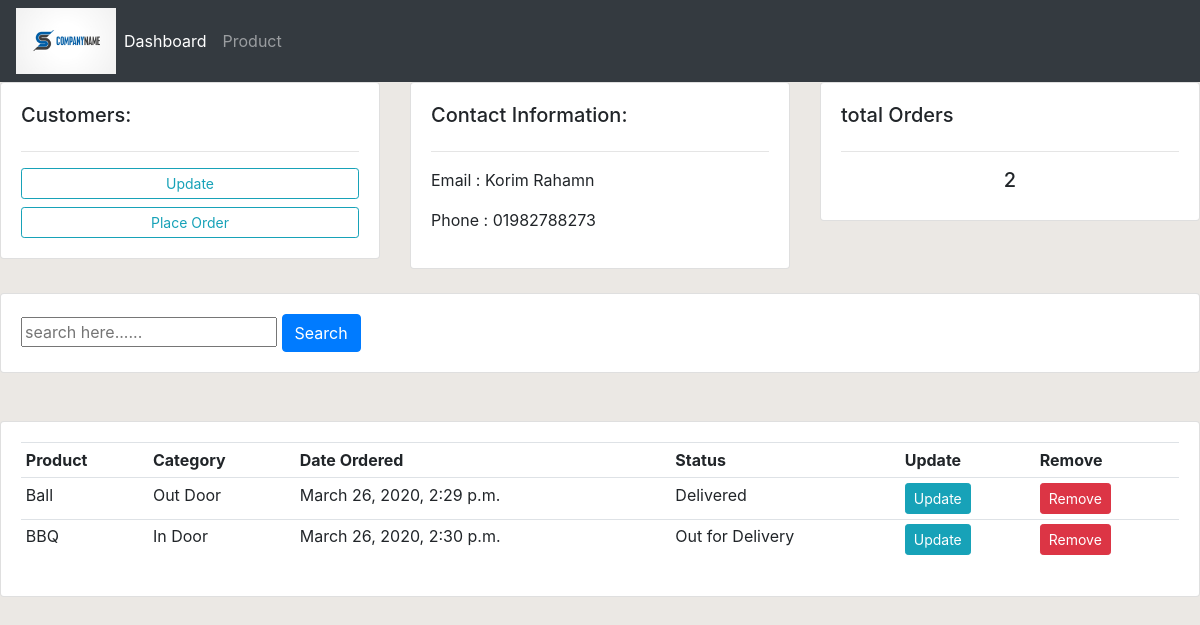
Screenshot of /customer/3 with the database file from the repository.
### accounts/models.py (models this page shows, shortened)
class Customer(models.Model):
    name = models.CharField(max_length=200, null= True)
    phone = models.CharField(max_length=200, null= True)
    email = models.CharField(max_length=200, null = True)
    date_created = models.DateTimeField(auto_now_add=True)

class Order(models.Model):
    STATUS = (
       ('Pending', 'Pending'),
        ('Out for Delivery', 'Out For Delivery'),
        ('Delivered',  'Delivered')
    )
    customer = models.ForeignKey(Customer, null= True, on_delete=models.SET_NULL)
    product = models.ForeignKey(Product, null = True, on_delete=models.SET_NULL)
    date_created = models.DateTimeField(auto_now_add=True, null = True)
    status = models.CharField(max_length=200, null= True, choices= STATUS)

class Product(models.Model):
    CATEGORY = (
        ('In Door', 'In Door'),
        ('Out Door', 'Out Door')
    )
    name = models.CharField(max_length=200, null= True)
    price =models.FloatField(null=True)
    category =models.CharField(max_length=200, null= True, choices= CATEGORY)
    description =models.CharField(max_length=200, null= True, blank = True)
    date_created =models.DateTimeField(auto_now_add=True, null = True)
    tag = models.ManyToManyField(Tag)
    def __str__(self):
        return self.name

### accounts/views.py (the view)
# urls.py: path('customer/<str:pk_test>', views.customer, name="customer"),
def customer(request, pk_test):
    customer = Customer.objects.get(id = pk_test)
    orders = customer.order_set.all()
    total_order = orders.count()
    context={'customer':customer, 'orders': orders, 'total_order':total_order}
    return render(request, 'accounts/customer.html', context)

### accounts/templates/accounts/customer.html
{% extends 'accounts/main.html' %}
{% block content %}
    <div class="row">
        <div class="col-md-4">
            <div class="card card-body">
                <h5>Customers: </h5>
                <hr>
                <a class="btn btn-outline-info btn-sm btn-block " href="{% url 'updateorder' customer.id%}">Update</a>
                <a class="btn btn-outline-info btn-sm  btn-block"   href="{% url 'createupdate' customer.id %}">Place Order</a>
            </div>
        </div>
        <div class="col-md-4">
            <div class="card card-body">
                <h5>Contact Information: </h5>
                <hr>
                <p>Email : {{customer.name}}</p>
                <p>Phone : {{customer.phone}}</p>
            </div>
        </div>
        <div class="col-md-4">
            <div class="card card-body">
                <h5>total Orders </h5>
                <hr>
                <h5 class="text-center p-30">{{total_order}}</h5>
            </div>
        </div>
    </div>
    <br>
    <div class="row">
        <div class="col">
            <div class="card card-body">
                <form method="GET">
                    <input class="" type="text" placeholder="search here......">
                    <button class="btn btn-primary " type="submit">Search</button>
                </form>
            </div>
        </div>
    </div>
    <br>
    <br>
    <div class="row">
        <div class="col-md">
            <div class="card card-body">
                <table class="table table-sm">
                    <tr>
                        <th>Product</th>
                        <th>Category</th>
                        <th>Date Ordered</th>
                        <th>Status</th>
                        <th>Update</th>
                        <th>Remove</th>
                    </tr>
                    {% for order in orders %}
                        <tr>
                            <td>{{order.product}}</td>
                            <td>{{order.product.category}}</td>
                            <td>{{order.date_created}}</td>
                            <td>{{order.status}}</td>
                            <td><a class="btn btn-sm btn-info" href="#" >Update</a></td>
                            <td><a class="btn btn-sm btn-danger" href="#" >Remove</a></td>
                        </tr>
                    {% endfor %}
                </table>
            </div>
        </div>
    </div>
{% endblock %}

### static/css/main.css (style rules this page uses)
body { background-color: rgb(235, 232, 228); }

### rows the page displays
Customer: name "Korim Rahamn", phone "01982788273"
Order: product "Ball", product.category "Out Door", date_created "March 26, 2020, 2:29 p.m.", status "Delivered"
Order: product "BBQ", product.category "In Door", date_created "March 26, 2020, 2:30 p.m.", status "Out for Delivery"

### other values shown
{{ total_order }} "2"
